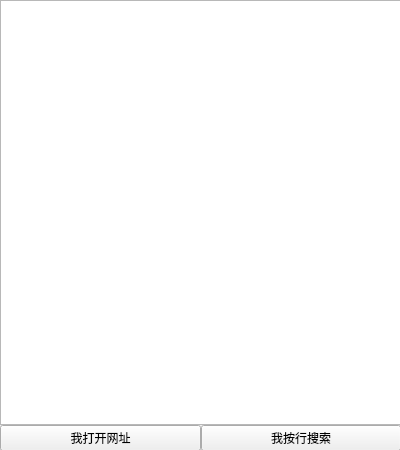
<?xml version="1.0" encoding="UTF-8"?>
<ui version="4.0">
 <class>MainWindow</class>
 <widget class="QMainWindow" name="MainWindow">
  <property name="geometry">
   <rect>
    <x>0</x>
    <y>0</y>
    <width>400</width>
    <height>450</height>
   </rect>
  </property>
  <property name="sizePolicy">
   <sizepolicy hsizetype="Fixed" vsizetype="Fixed">
    <horstretch>0</horstretch>
    <verstretch>0</verstretch>
   </sizepolicy>
  </property>
  <property name="windowTitle">
   <string>我是标题</string>
  </property>
  <widget class="QWidget" name="centralwidget">
   <widget class="QWidget" name="gridLayoutWidget">
    <property name="geometry">
     <rect>
      <x>0</x>
      <y>0</y>
      <width>401</width>
      <height>451</height>
     </rect>
    </property>
    <layout class="QGridLayout" name="gridLayout">
     <property name="spacing">
      <number>0</number>
     </property>
     <item row="3" column="0">
      <layout class="QGridLayout" name="gridLayout_2">
       <item row="0" column="0">
        <widget class="QPushButton" name="pushButton">
         <property name="text">
          <string>我打开网址</string>
         </property>
         <property name="shortcut">
          <string>Ctrl+Return</string>
         </property>
        </widget>
       </item>
       <item row="0" column="1">
        <widget class="QPushButton" name="searchButton">
         <property name="text">
          <string>我按行搜索</string>
         </property>
         <property name="shortcut">
          <string>Ctrl+Shift+Return</string>
         </property>
        </widget>
       </item>
      </layout>
     </item>
     <item row="0" column="0">
      <widget class="QPlainTextEdit" name="plainTextEdit"/>
     </item>
    </layout>
   </widget>
  </widget>
 </widget>
 <resources/>
 <connections/>
</ui>
